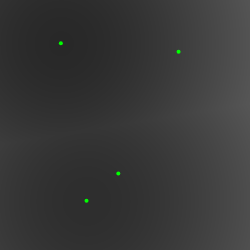
Frame 1 (no input)
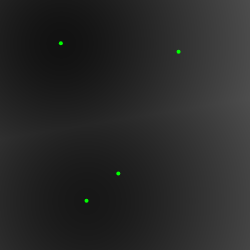
Frame 60 (no input)
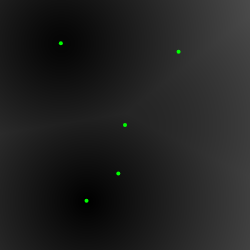
Frame 120 (the mouse pressed at the canvas centre since frame 60)

The p5.js sketch that drew these frames (run headless with seeded random() and noise() and a simulated clock; from frame 60 on, the mouse is pressed at the canvas centre):

// p5.js sketch
// ── sketch.js
var points = []

function setup() {
  createCanvas(250, 250);
  for (let i = 0; i < 4; i++) {
    points.push(createVector(random(width), random(height),random(400)))
  }
  stroke(0, 255, 0)
  strokeWeight(4)
  pixelDensity(1)
}
var z = 0;
function draw() {
  background(51);
  loadPixels();
  for (let y = 0; y < height; y++) {
    for (let x = 0; x < width; x++) {
      distances = []
      let pos = createVector(x, y,z)
      points.forEach((e) => {
        distances.push(pos.dist(e))
      })
      distances = sort(distances)
      let c = distances[0]
      let grade = map(c,0,600,0,230)
      let p = (y * width + x) * 4
      pixels[p] = grade
      pixels[p+1] = grade
      pixels[p+2] = grade
      
    }
  }
  updatePixels()
  for (let i of points) point(i.x, i.y)
  z+=1-401*(z>400)
}

function mousePressed() {
  points.push(createVector(mouseX, mouseY,random(400)))
}
